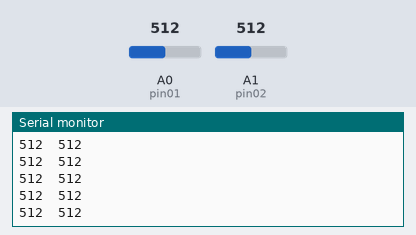
Simulated run of this sketch. Board: Arduino Uno, built with avr-gcc and run on an emulated ATmega328P. On the bench: the last lines printed to the serial monitor. The inputs (shaded band) are chosen by the test bench; at power-on: A0 (pin01) = 512, A1 (pin02) = 512.

Above: at 1.2 s.
1.3 s: A0 (pin01) set to 11
At 1.8 s:
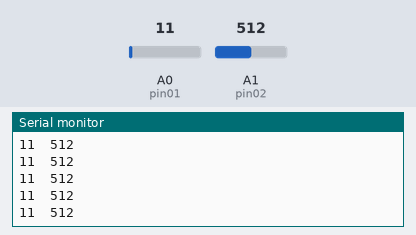
2.8 s: A0 (pin01) set to 8
At 3.7 s:
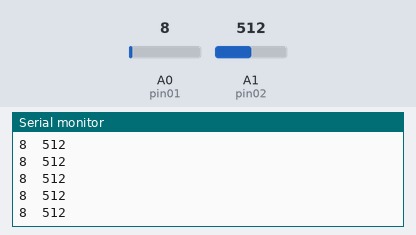
4.3 s: A1 (pin02) set to 987
At 5.1 s:
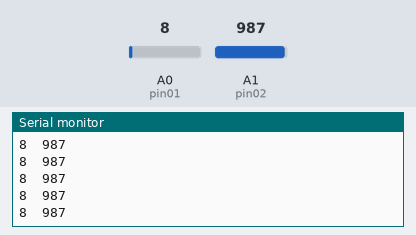
5.8 s: A1 (pin02) set to 1014
At 6.3 s:
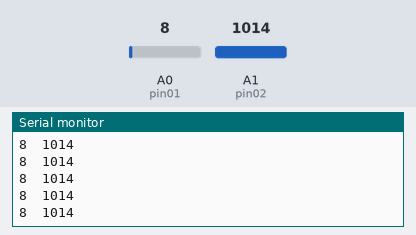
7.3 s: A1 (pin02) set to 11
At 7.8 s:
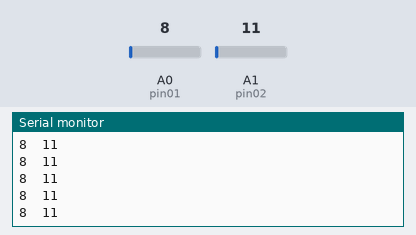
8.8 s: A1 (pin02) set to 8
At 9.5 s:
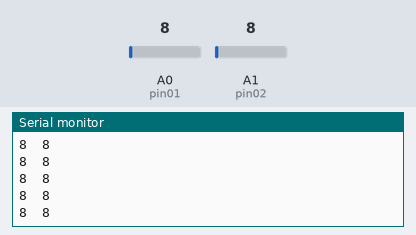
Timing chart, 0 to 11.3 s (numbered marks = the images above; inputs shaded):
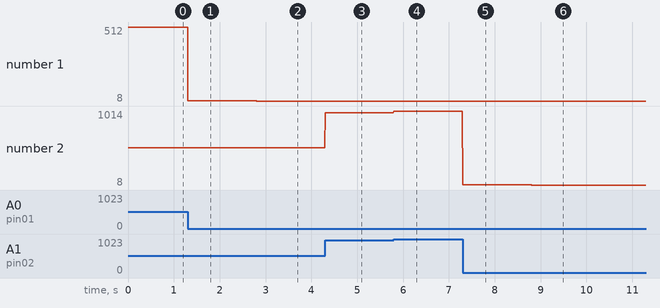

The sketch:

E_A_E_2_Potentiometres.ino
```cpp
// (licence header left out)
// Déclaration de variables
int sensorValue01; // pour les données du potentiomètre n°1
int sensorValue02; // pour les données du potentiomètre n°2
int pin01 = A0; // pour déterminer quelle entrée est utilisé par le potentiomètre n°1 sur la carte Arduino
int pin02 = A1; // pour déterminer quelle entrée est utilisé par le potentiomètre n°2 sur la carte Arduino

// Initialisation de la carte
void setup() {
  // initialisation du port série à un débit de 9600 baudrate par seconde
  Serial.begin(9600);
}

// Execution en boucle du programme
void loop() {

  // On attribue à la variable sensorValue les données analogiques reçu sur la broche
  // A0 de l'ordinateur. La fonction analogRead() permet de faire cela.
  sensorValue01 = analogRead(pin01);
  //on envoie la valeur sensorValue01 au navigateur via le port série
  Serial.print(sensorValue01);
  Serial.write('\t');

  // On attribue à la variable sensorValue les données analogiques reçu sur la broche
  // A1 de l'ordinateur. La fonction analogRead() permet de faire cela.
  sensorValue02 = analogRead(pin02);
  //on envoie la valeur sensorValue02 au navigateur via le port série
  //comme c'est la dernière valeur que nous envoyons, nous utilisons
  //println
  Serial.println(sensorValue02);

  delay(10);        // Delai de 10 milliseconde pour stabiliser le transfert des valeurs
}
```

Measured:
- after the input at 1.3 s, the serial monitor: prints a new line at once (image 1)
- after the input at 2.8 s, the serial monitor: prints a new line at once (image 2)
- after the input at 4.3 s, the serial monitor: prints a new line at once (image 3)
- after the input at 5.8 s, the serial monitor: prints a new line at once (image 4)
- after the input at 7.3 s, the serial monitor: prints a new line at once (image 5)
- after the input at 8.8 s, the serial monitor: prints a new line at once (image 6)
- plotted number 1: 512 → 11 after the input at 1.3 s, 11 → 8 after the input at 2.8 s
- plotted number 2: 512 → 987 after the input at 4.3 s, 987 → 1014 after the input at 5.8 s, 1014 → 11 after the input at 7.3 s
